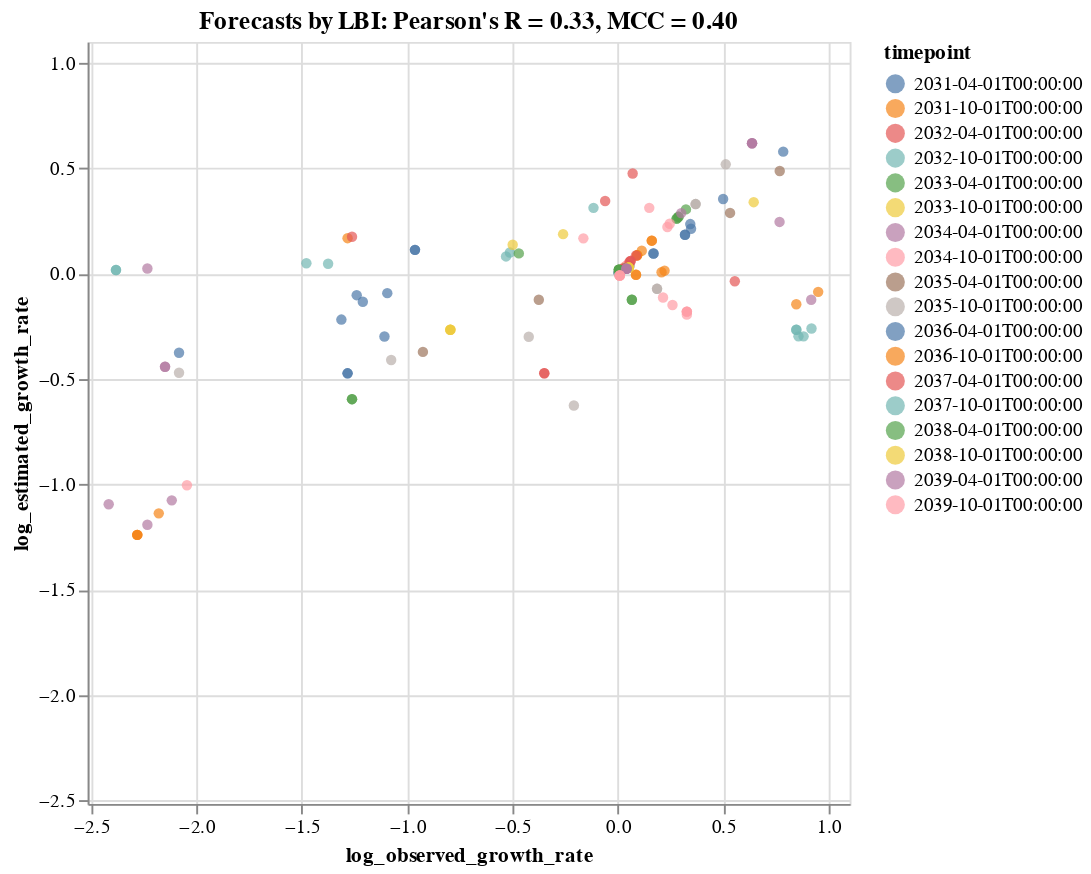

The notebook cell this image was saved under:
### Code cell
tooltip_attributes = ["observed_growth_rate:Q", "estimated_growth_rate:Q", "timepoint:N", "frequency:Q", "frequency_final:Q",
                      "projected_frequency:Q", "clade_membership:N"]

chart = alt.Chart(complete_clade_frequencies).mark_circle().encode(
    alt.X("log_observed_growth_rate:Q", scale=alt.Scale(domain=(log_lower_limit, log_upper_limit))),
    alt.Y("log_estimated_growth_rate:Q", scale=alt.Scale(domain=(log_lower_limit, log_upper_limit))),
    alt.Color("timepoint:N"),
    alt.Tooltip(tooltip_attributes)
).properties(
    width=400,
    height=400,
    title="Forecasts by LBI: Pearson's R = %.2f, MCC = %.2f" % (r, mcc)
).interactive()

#chart.save("forecast_log_growth_correlation_natural_lbi.svg")
chart

### Figure 1 — Vega-Lite specification as saved in the notebook (floating-point values rounded to 4 significant figures; data arrays with more than 128 entries replaced by an {"elided": "..."} marker saying what was removed)
{"$schema": "https://vega.github.io/schema/vega-lite/v3.3.0.json", "config": {"mark": {"tooltip": null}, "view": {"height": 300, "width": 400}}, "data": {"name": "data-467ac732318204accdfbba2a6e3317c0"}, "datasets": {"data-467ac732318204accdfbba2a6e3317c0": {"elided": "159 records"}}, "encoding": {"color": {"field": "timepoint", "type": "nominal"}, "tooltip": [{"field": "observed_growth_rate", "type": "quantitative"}, {"field": "estimated_growth_rate", "type": "quantitative"}, {"field": "timepoint", "type": "nominal"}, {"field": "frequency", "type": "quantitative"}, {"field": "frequency_final", "type": "quantitative"}, {"field": "projected_frequency", "type": "quantitative"}, {"field": "clade_membership", "type": "nominal"}], "x": {"field": "log_observed_growth_rate", "scale": {"domain": [-2.517, 1.1]}, "type": "quantitative"}, "y": {"field": "log_estimated_growth_rate", "scale": {"domain": [-2.517, 1.1]}, "type": "quantitative"}}, "height": 400, "mark": "circle", "selection": {"selector001": {"bind": "scales", "encodings": ["x", "y"], "type": "interval"}}, "title": "Forecasts by LBI: Pearson's R = 0.33, MCC = 0.40", "width": 400}
